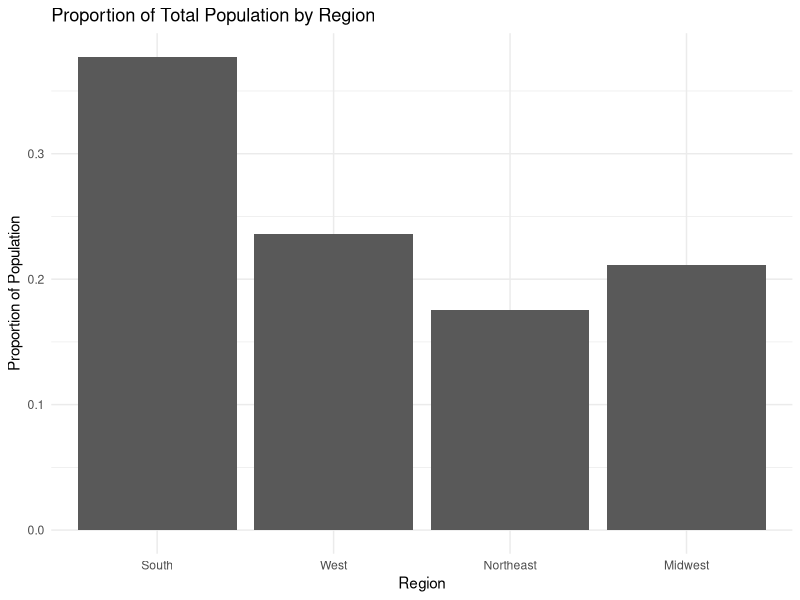
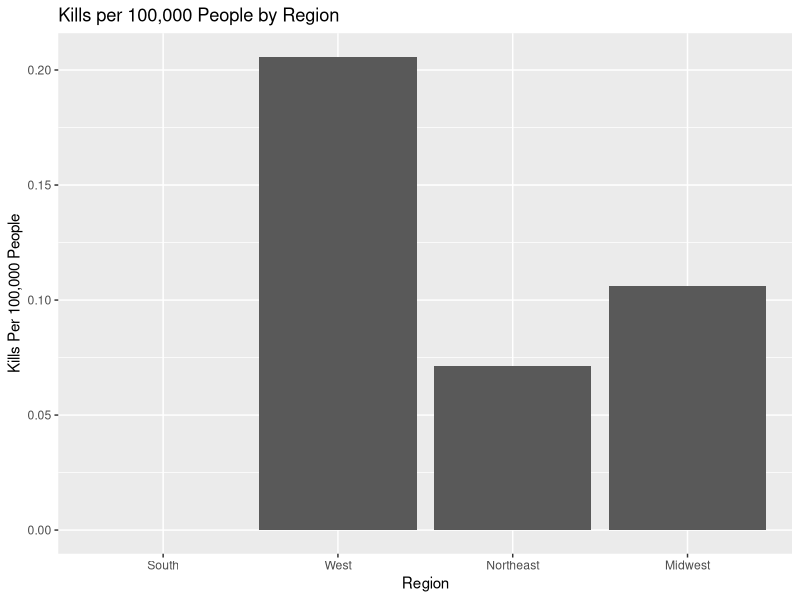
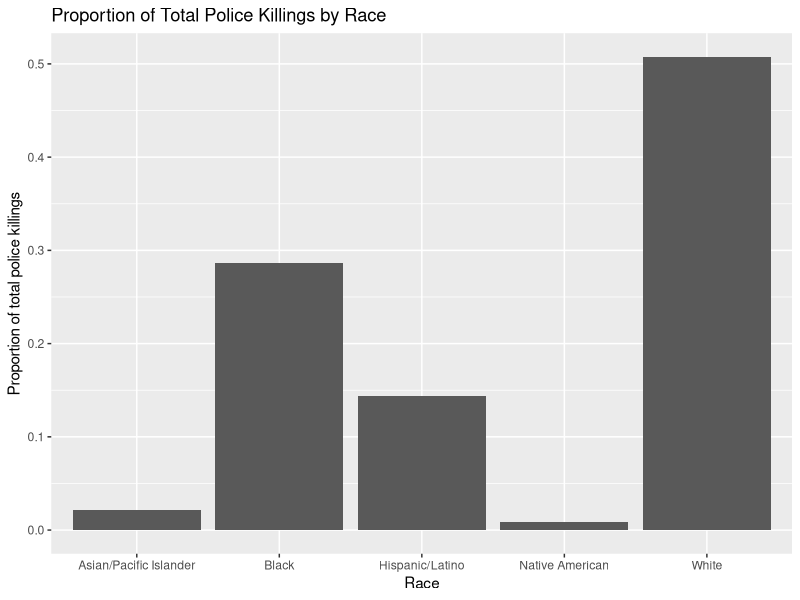
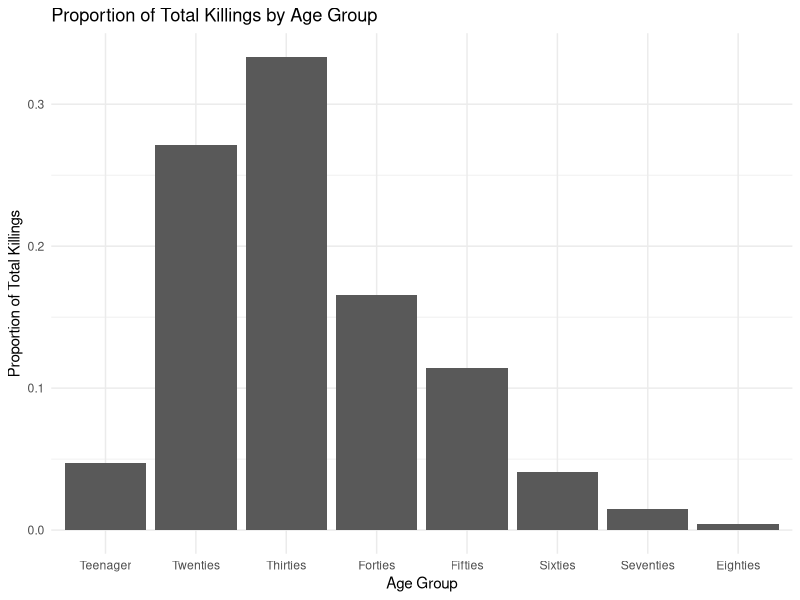
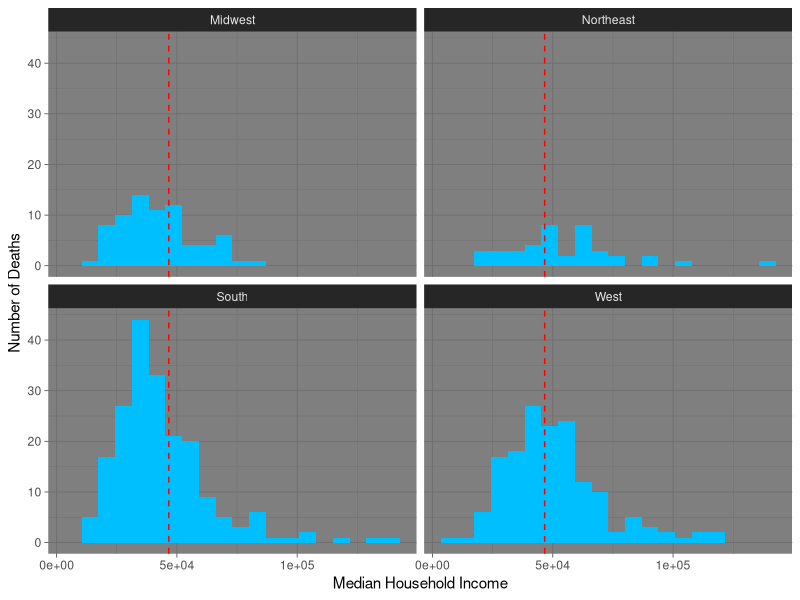
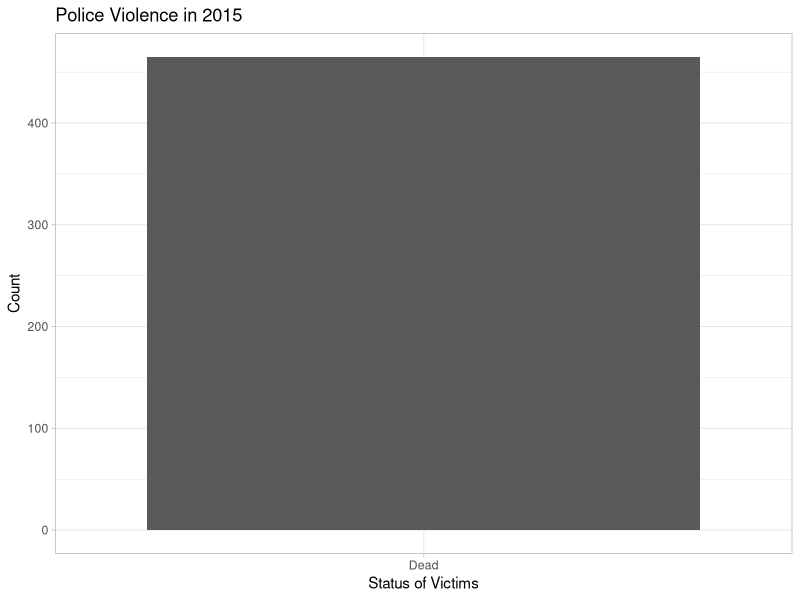
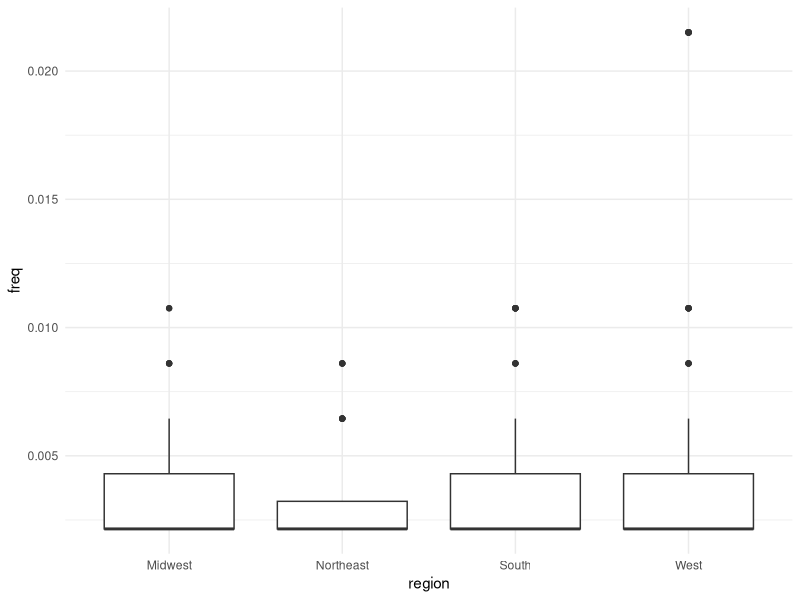

Here is the R script that generated these plots, in order: (Note: this script raises an error after producing the figures.)
## ---- chunk 1
knitr::opts_chunk$set(echo = TRUE)
library(tidyverse)
library(Hmisc)
library(modelr)
library(dplyr)
library(xtable)
library(forcats)


# Import Data Below
PoliceKillings<-read_csv("PKcleanP2.csv")

# Add DC to the South region
PoliceKillings$region[which(PoliceKillings$State=="DC")]<-"South"
## ---- chunk 2
# Adding populations by state and adding populations by region
populations<-read_csv("StatePops.csv")
pops<-populations[-1,3:11]


# Import states by region
region.data<-read_csv("StatesbyCensusRegion.csv")


# Joining state pop and region data
pops1<-pops %>%
  select("GEO.display-label","respop72015") %>%
  rename(State="GEO.display-label",Pop2015=respop72015) %>%
  left_join(region.data,by="State") %>%
  mutate(Pop2015=as.numeric(Pop2015)) %>%
  group_by(region) %>%
  mutate(PopByRegion=sum(Pop2015)) %>%
  select(PopByRegion,region) %>%
  ungroup() %>%
  mutate(Pop.prop=PopByRegion/PopByRegion[1])

# Create a tibble of uniqe regions, pops, and prop pops
pops2<- tibble(PopByRegion=unique(pops1$PopByRegion),Region=unique(pops1$region),Pop.prop=unique(pops1$Pop.prop))

# Converting region variable to a factor
regions<-pops2 %>%
  mutate(Region=as_factor(Region))
levels(regions$Region)

# Remove the row for US total police killings
regions<-regions[-c(is.na(regions$Region)),]

## ---- chunk 3
# Print out a plot of proportion of population in each region
ggplot(regions) +
  geom_col(aes(x=fct_explicit_na(Region,na_level = "US Total"),y=Pop.prop))+
  xlab("Region")+
  ylab("Proportion of Population")+
  ggtitle("Proportion of Total Population by Region")+
  theme_minimal()
## ---- chunk 4
# Count how many police killings are in each state
state.kills<-PoliceKillings %>%
  select(State) %>%
  mutate(State=as_factor(State)) %>%
  group_by(State) %>%
  dplyr::summarize(count=n())

# Count how many police killings are in each region
region.kills<-PoliceKillings %>%
  select(region) %>%
  mutate(region=as_factor(region)) %>%
  group_by(region) %>%
  dplyr::summarize(count=n())

## ---- chunk 5
# Create population state data frame
states<- pops %>%
  select("GEO.display-label","respop72015") %>%
  rename(State="GEO.display-label",Pop2015=respop72015) %>%
  mutate(Pop2015=as.numeric(Pop2015)) %>%
  left_join(region.data,by="State") %>%
  select(-region)

# Join police killings by state with population state data and create a variable for kills per 100,000 per state
states1<-states[-c(1),] %>%
  select(Pop2015,State,state) %>%
  right_join(state.kills,by=c("state"="State")) %>%
  mutate(kill.pc.state=count/Pop2015*100000)

# Join police killings by region with population regions data and create a variable for kills per 100,000 per region
regions1<-regions[-c(1),] %>%
  select(PopByRegion,Region) %>%
  right_join(region.kills,by=c("Region"="region")) %>%
  mutate(kill.pc.region=count/PopByRegion*100000)

## ---- chunk 6
# Create a graph for police killing rates per 100,000 people by region
ggplot(regions1)+
  geom_col(aes(x=Region,y=kill.pc.region))+
  ylab("Kills Per 100,000 People")+
  ggtitle("Kills per 100,000 People by Region")
## ---- chunk 7
Races <- PoliceKillings %>% 
  group_by(Race) %>%
  dplyr::summarize(count=n()) %>%
  ungroup() %>%
  mutate(prop=count/sum(count))
  
# Remove the row for unknown races
Races<-Races[-c(which(Races$Race=="Unknown")),]

ggplot(Races) +
  geom_col(aes(x=Race,y=prop))+
  ylab("Proportion of total police killings")+
  ggtitle("Proportion of Total Police Killings by Race")
  
## ---- chunk 8
Ages <- PoliceKillings %>% 
  mutate(Age = as.factor(Age)) %>%
  group_by(Age)
levels(Ages$Age)
## ---- chunk 9
Ages1 <- Ages %>%
  mutate(Age_Bin=fct_collapse(Age,
                           Teenager = levels(Age)[c(1:4)],
                           Twenties = levels(Age)[c(5:14)],
                           Thirties = levels(Age)[c(15:25)],
                           Forties = levels(Age)[c(26:34)],
                           Fifties = levels(Age)[c(35:44)],
                           Sixties = levels(Age)[c(45:52)],
                           Seventies =  levels(Age)[c(53:58)],
                           Eighties = levels(Age)[c(59:60)],
                           Unknown = levels(Age)[c(61)]
                           )) %>%
           group_by(Age_Bin) %>%
           dplyr::summarize(n=n()) %>%
           ungroup() %>%
           mutate(prop=n/sum(n))
           
# Remove the row for unknown age
Ages1<-Ages1[-c(which(Ages1$Age_Bin=="Unknown")),]
## ---- chunk 10
ggplot(Ages1)+
  geom_col(aes(x=Age_Bin,y=prop))+
  xlab("Age Group")+
  ylab("Proportion of Total Killings")+
  ggtitle("Proportion of Total Killings by Age Group")+
  theme_minimal()
## ---- chunk 11
mean.inc<-mean(PoliceKillings$med.tract.household.inc)

ggplot(PoliceKillings)+
  geom_histogram(aes(x=med.tract.household.inc),bins=20,fill='deepskyblue1')+
  geom_vline(xintercept=mean.inc,linetype="dashed",color="red")+
  facet_wrap(region~.)+
  theme_dark()+
  xlab("Median Household Income")+
  ylab("Number of Deaths")
## ---- chunk 12
PD = 
  PoliceKillings %>% 
  mutate( 
    killed = ifelse("age">16, 1, 0), 
    killed = factor(killed, levels=c("0","1"), labels = c("Alive","Dead")))
  
ggplot(PD) + 
  geom_bar(mapping = aes(killed)) + 
  theme_light() + 
  ggtitle("Police Violence in 2015") + xlab("Status of Victims") + ylab("Count")
## ---- chunk 13
Agencies = 
  PoliceKillings %>% 
  arrange(Law_Enforcement_Agency) %>% 
  group_by(Law_Enforcement_Agency) %>%
  dplyr::summarize(n = n()) %>%
  mutate( freq = n / sum(n))

Agencies2 = inner_join(Agencies, PoliceKillings) %>%
  select("Law_Enforcement_Agency","freq", -("n"), -("Name"), "Age":"region") 

## ---- chunk 14
Agencies2 %>% 
  ggplot()+
  geom_boxplot(aes(x=region, y = freq))+
  theme_minimal()
## ---- chunk 15
set.seed(252)
test.loco=sample(x=unique(Agencies2$freq),size=3,replace=F)

agentrain = anti_join(Agencies2,tibble(freq=test.loco),by="freq")
agentest = semi_join(Agencies2,tibble(freq=test.loco),by="freq")

reg.two=lm(freq~Population,data=Agencies2)
summary(reg.two)

reg.two=lm(freq~Population+Poverty_Rate+Unemployment_Rate,data=Agencies2)
summary(reg.two)

reg.three=lm(freq~Population+Poverty_Rate+Unemployment_Rate + Proportion_White,data=Agencies2)
summary(reg.three)

reg.four=lm(freq~Population+Poverty_Rate+Unemployment_Rate + Proportion_White + med.tract.personal.inc,data=Agencies2)
summary(reg.four)

agentrain2 =agentrain %>% 
  add_predictions(reg.two,var="reg2pred") %>%
  add_predictions(reg.three,var="reg3pred") %>%
  add_predictions(reg.four,var="reg4pred")
  
agentest2 =agentest %>% 
  add_predictions(reg.two,var="reg2pred") %>%
  add_predictions(reg.three,var="reg3pred") %>%
  add_predictions(reg.four,var="reg4pred")

agentrain3 =agentrain2 %>% 
  add_residuals(reg.two,var="reg2res") %>%
  add_residuals(reg.three,var="reg3res") %>%
  add_residuals(reg.four,var="reg4res")

agentest3 =agentest2 %>% 
  add_residuals(reg.two,var="reg2res") %>%
  add_residuals(reg.three,var="reg3res") %>%
  add_residuals(reg.four,var="reg4res")

## ---- chunk 16
ggplot(data=PKcleaning1) + 
  geom_histogram(mapping=aes(x=Proportion_Attended_College),bins=15,fill="deepskyblue1")+
  labs(x="Proportion that Attended College",y="Number of Deaths",title="College Education vs. Police Killings") + theme_dark()
## ---- chunk 17
unique(PKcleaning1$Cause_Of_Death)

ggplot(data=PKcleaning1) +
  geom_bar(aes(x=Cause_Of_Death))

NoGun= filter(PKcleaning1, Cause_Of_Death != "Gunshot")

ggplot(data=NoGun) +
  geom_bar(aes(x=Cause_Of_Death), color="black",fill=c("red","blue","darkgreen","purple"),size=2) + 
  xlab("Cause of Death") + ylab("Number of Deaths") + 
  theme_light()
## ---- chunk 18
PK1=PoliceKillings%>%
  mutate(higherthanavg=if_else(Unemployment_Rate>0.054,"Yes","No"))
table(PK1$higherthanavg) #count of whether each killing occured in an area that has an unemployment rate higher than the national average of 3.6%

URranges1=cut2(PoliceKillings$Unemployment_Rate,c(0.02,0.04,0.06,0.08,0.1,0.12,0.14,0.16,0.18,0.2,0.22,0.24,0.26,0.28,0.3,0.32,0.34,0.36,0.38,0.4)) 
summary(URranges1) #splitting up unemployment into ranges and then finding the count for each bin

ggplot(PoliceKillings,aes(x=Unemployment_Rate))+geom_histogram(breaks=c(0.02,
                      seq(0,0.5,0.05)),col="blue")+geom_vline(xintercept = 0.054,linetype="dashed")

#histogram of unemployment values

## ---- chunk 19
Armed1=table(PoliceKillings$Armed)
print(Armed1)
ggplot(PoliceKillings,aes(x=PoliceKillings$Armed))+geom_bar()+coord_flip()+xlab("Armed vs Unarmed")
## ---- chunk 20
#
## ---- chunk 21
#
